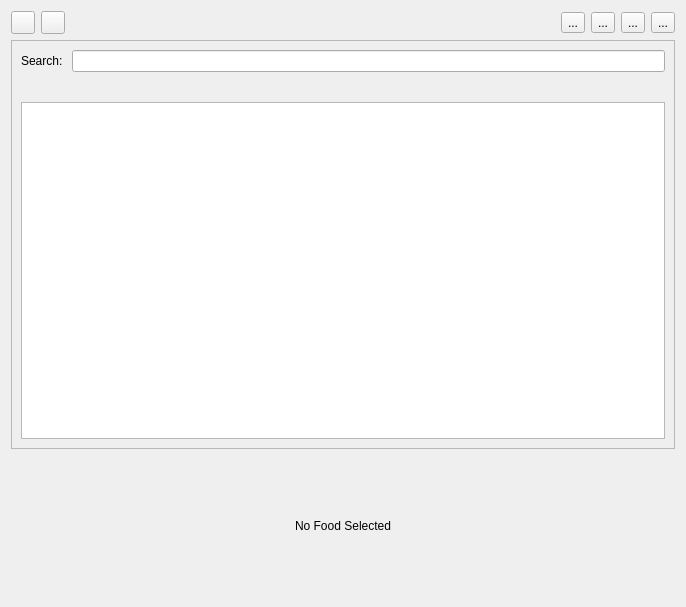
<?xml version="1.0" encoding="UTF-8"?>
<ui version="4.0">
 <class>FoodSearchWidget</class>
 <widget class="QWidget" name="FoodSearchWidget">
  <property name="geometry">
   <rect>
    <x>0</x>
    <y>0</y>
    <width>686</width>
    <height>607</height>
   </rect>
  </property>
  <property name="windowTitle">
   <string>FoodSearchWidget</string>
  </property>
  <layout class="QVBoxLayout" name="verticalLayout">
   <item>
    <layout class="QHBoxLayout" name="horizontalLayout">
     <item>
      <widget class="QToolButton" name="addFoodButton">
       <property name="toolTip">
        <string>Create New Food</string>
       </property>
       <property name="text">
        <string/>
       </property>
      </widget>
     </item>
     <item>
      <widget class="QToolButton" name="importFoodButton">
       <property name="toolTip">
        <string>Import Food</string>
       </property>
       <property name="text">
        <string/>
       </property>
      </widget>
     </item>
     <item>
      <spacer name="horizontalSpacer">
       <property name="orientation">
        <enum>Qt::Orientation::Horizontal</enum>
       </property>
       <property name="sizeHint" stdset="0">
        <size>
         <width>40</width>
         <height>20</height>
        </size>
       </property>
      </spacer>
     </item>
     <item>
      <widget class="QToolButton" name="editFoodButton">
       <property name="toolTip">
        <string>Edit Food</string>
       </property>
       <property name="text">
        <string>...</string>
       </property>
      </widget>
     </item>
     <item>
      <widget class="QToolButton" name="dupFoodButton">
       <property name="toolTip">
        <string>Duplicate Food</string>
       </property>
       <property name="text">
        <string>...</string>
       </property>
      </widget>
     </item>
     <item>
      <widget class="QToolButton" name="exportFoodButton">
       <property name="toolTip">
        <string>Duplicate Food</string>
       </property>
       <property name="text">
        <string>...</string>
       </property>
      </widget>
     </item>
     <item>
      <widget class="QToolButton" name="deleteFoodButton">
       <property name="toolTip">
        <string>Delete Food</string>
       </property>
       <property name="text">
        <string>...</string>
       </property>
      </widget>
     </item>
    </layout>
   </item>
   <item>
    <widget class="QFrame" name="frame">
     <property name="sizePolicy">
      <sizepolicy hsizetype="Preferred" vsizetype="Expanding">
       <horstretch>0</horstretch>
       <verstretch>4</verstretch>
      </sizepolicy>
     </property>
     <property name="frameShape">
      <enum>QFrame::Shape::StyledPanel</enum>
     </property>
     <property name="frameShadow">
      <enum>QFrame::Shadow::Raised</enum>
     </property>
     <layout class="QVBoxLayout" name="verticalLayout_2">
      <item>
       <layout class="QHBoxLayout" name="horizontalLayout_2">
        <item alignment="Qt::AlignmentFlag::AlignRight">
         <widget class="QLabel" name="label">
          <property name="text">
           <string>Search: </string>
          </property>
         </widget>
        </item>
        <item>
         <widget class="QLineEdit" name="searchLineEdit"/>
        </item>
       </layout>
      </item>
      <item>
       <widget class="QWidget" name="sourcesWidget" native="true">
        <layout class="QHBoxLayout" name="horizontalLayout_3"/>
       </widget>
      </item>
      <item>
       <widget class="QTableView" name="foodTableView">
        <property name="editTriggers">
         <set>QAbstractItemView::EditTrigger::NoEditTriggers</set>
        </property>
        <property name="selectionBehavior">
         <enum>QAbstractItemView::SelectionBehavior::SelectRows</enum>
        </property>
        <property name="verticalScrollMode">
         <enum>QAbstractItemView::ScrollMode::ScrollPerPixel</enum>
        </property>
        <property name="horizontalScrollMode">
         <enum>QAbstractItemView::ScrollMode::ScrollPerPixel</enum>
        </property>
        <attribute name="horizontalHeaderVisible">
         <bool>true</bool>
        </attribute>
        <attribute name="verticalHeaderVisible">
         <bool>false</bool>
        </attribute>
       </widget>
      </item>
     </layout>
    </widget>
   </item>
   <item>
    <widget class="QStackedWidget" name="foodDetailStack">
     <widget class="QWidget" name="page">
      <layout class="QHBoxLayout" name="horizontalLayout_4">
       <item alignment="Qt::AlignmentFlag::AlignHCenter">
        <widget class="QLabel" name="label_4">
         <property name="text">
          <string>No Food Selected</string>
         </property>
        </widget>
       </item>
      </layout>
     </widget>
     <widget class="QWidget" name="page_2">
      <layout class="QVBoxLayout" name="verticalLayout_3">
       <item>
        <widget class="QLabel" name="foodNameLabel">
         <property name="text">
          <string/>
         </property>
         <property name="textFormat">
          <enum>Qt::TextFormat::PlainText</enum>
         </property>
         <property name="alignment">
          <set>Qt::AlignmentFlag::AlignCenter</set>
         </property>
        </widget>
       </item>
       <item>
        <widget class="QFrame" name="frame_2">
         <property name="frameShape">
          <enum>QFrame::Shape::StyledPanel</enum>
         </property>
         <property name="frameShadow">
          <enum>QFrame::Shadow::Raised</enum>
         </property>
         <layout class="QGridLayout" name="gridLayout">
          <item row="1" column="4">
           <widget class="QLabel" name="carbsLabel">
            <property name="sizePolicy">
             <sizepolicy hsizetype="Expanding" vsizetype="Preferred">
              <horstretch>0</horstretch>
              <verstretch>0</verstretch>
             </sizepolicy>
            </property>
            <property name="text">
             <string/>
            </property>
           </widget>
          </item>
          <item row="1" column="1" alignment="Qt::AlignmentFlag::AlignRight">
           <widget class="QLabel" name="label_3">
            <property name="sizePolicy">
             <sizepolicy hsizetype="Preferred" vsizetype="Preferred">
              <horstretch>0</horstretch>
              <verstretch>0</verstretch>
             </sizepolicy>
            </property>
            <property name="text">
             <string>Protein:</string>
            </property>
           </widget>
          </item>
          <item row="1" column="6">
           <widget class="QLabel" name="fatLabel">
            <property name="sizePolicy">
             <sizepolicy hsizetype="Expanding" vsizetype="Preferred">
              <horstretch>0</horstretch>
              <verstretch>0</verstretch>
             </sizepolicy>
            </property>
            <property name="text">
             <string/>
            </property>
           </widget>
          </item>
          <item row="2" column="3" alignment="Qt::AlignmentFlag::AlignRight">
           <widget class="QLabel" name="label_16">
            <property name="sizePolicy">
             <sizepolicy hsizetype="Preferred" vsizetype="Preferred">
              <horstretch>0</horstretch>
              <verstretch>0</verstretch>
             </sizepolicy>
            </property>
            <property name="text">
             <string>Cholesterol:</string>
            </property>
           </widget>
          </item>
          <item row="1" column="3" alignment="Qt::AlignmentFlag::AlignRight">
           <widget class="QLabel" name="label_7">
            <property name="sizePolicy">
             <sizepolicy hsizetype="Preferred" vsizetype="Preferred">
              <horstretch>0</horstretch>
              <verstretch>0</verstretch>
             </sizepolicy>
            </property>
            <property name="text">
             <string>Carbs:</string>
            </property>
           </widget>
          </item>
          <item row="2" column="4">
           <widget class="QLabel" name="cholLabel">
            <property name="sizePolicy">
             <sizepolicy hsizetype="Expanding" vsizetype="Preferred">
              <horstretch>0</horstretch>
              <verstretch>0</verstretch>
             </sizepolicy>
            </property>
            <property name="text">
             <string/>
            </property>
           </widget>
          </item>
          <item row="2" column="5" alignment="Qt::AlignmentFlag::AlignRight">
           <widget class="QLabel" name="label_18">
            <property name="sizePolicy">
             <sizepolicy hsizetype="Preferred" vsizetype="Preferred">
              <horstretch>0</horstretch>
              <verstretch>0</verstretch>
             </sizepolicy>
            </property>
            <property name="text">
             <string>Saturated Fat:</string>
            </property>
           </widget>
          </item>
          <item row="2" column="6">
           <widget class="QLabel" name="satFatLabel">
            <property name="sizePolicy">
             <sizepolicy hsizetype="Expanding" vsizetype="Preferred">
              <horstretch>0</horstretch>
              <verstretch>0</verstretch>
             </sizepolicy>
            </property>
            <property name="text">
             <string/>
            </property>
           </widget>
          </item>
          <item row="1" column="2">
           <widget class="QLabel" name="proteinLabel">
            <property name="sizePolicy">
             <sizepolicy hsizetype="Expanding" vsizetype="Preferred">
              <horstretch>0</horstretch>
              <verstretch>0</verstretch>
             </sizepolicy>
            </property>
            <property name="text">
             <string/>
            </property>
           </widget>
          </item>
          <item row="0" column="2">
           <widget class="QLabel" name="energyLabel">
            <property name="sizePolicy">
             <sizepolicy hsizetype="Expanding" vsizetype="Preferred">
              <horstretch>0</horstretch>
              <verstretch>0</verstretch>
             </sizepolicy>
            </property>
            <property name="text">
             <string/>
            </property>
           </widget>
          </item>
          <item row="2" column="1" alignment="Qt::AlignmentFlag::AlignRight">
           <widget class="QLabel" name="label_14">
            <property name="sizePolicy">
             <sizepolicy hsizetype="Preferred" vsizetype="Preferred">
              <horstretch>0</horstretch>
              <verstretch>0</verstretch>
             </sizepolicy>
            </property>
            <property name="text">
             <string>Sugar:</string>
            </property>
           </widget>
          </item>
          <item row="0" column="3" alignment="Qt::AlignmentFlag::AlignRight">
           <widget class="QLabel" name="label_6">
            <property name="sizePolicy">
             <sizepolicy hsizetype="Preferred" vsizetype="Preferred">
              <horstretch>0</horstretch>
              <verstretch>0</verstretch>
             </sizepolicy>
            </property>
            <property name="text">
             <string>Water:</string>
            </property>
           </widget>
          </item>
          <item row="0" column="6">
           <widget class="QLabel" name="fiberLabel">
            <property name="sizePolicy">
             <sizepolicy hsizetype="Expanding" vsizetype="Preferred">
              <horstretch>0</horstretch>
              <verstretch>0</verstretch>
             </sizepolicy>
            </property>
            <property name="text">
             <string/>
            </property>
           </widget>
          </item>
          <item row="0" column="4">
           <widget class="QLabel" name="waterLabel">
            <property name="sizePolicy">
             <sizepolicy hsizetype="Expanding" vsizetype="Preferred">
              <horstretch>0</horstretch>
              <verstretch>0</verstretch>
             </sizepolicy>
            </property>
            <property name="text">
             <string/>
            </property>
           </widget>
          </item>
          <item row="0" column="5" alignment="Qt::AlignmentFlag::AlignRight">
           <widget class="QLabel" name="label_10">
            <property name="sizePolicy">
             <sizepolicy hsizetype="Preferred" vsizetype="Preferred">
              <horstretch>0</horstretch>
              <verstretch>0</verstretch>
             </sizepolicy>
            </property>
            <property name="text">
             <string>Fiber:</string>
            </property>
           </widget>
          </item>
          <item row="0" column="1" alignment="Qt::AlignmentFlag::AlignRight">
           <widget class="QLabel" name="label_2">
            <property name="sizePolicy">
             <sizepolicy hsizetype="Preferred" vsizetype="Preferred">
              <horstretch>0</horstretch>
              <verstretch>0</verstretch>
             </sizepolicy>
            </property>
            <property name="text">
             <string>Energy:</string>
            </property>
           </widget>
          </item>
          <item row="2" column="2">
           <widget class="QLabel" name="sugarLabel">
            <property name="sizePolicy">
             <sizepolicy hsizetype="Expanding" vsizetype="Preferred">
              <horstretch>0</horstretch>
              <verstretch>0</verstretch>
             </sizepolicy>
            </property>
            <property name="text">
             <string/>
            </property>
           </widget>
          </item>
          <item row="1" column="5" alignment="Qt::AlignmentFlag::AlignRight">
           <widget class="QLabel" name="label_12">
            <property name="sizePolicy">
             <sizepolicy hsizetype="Preferred" vsizetype="Preferred">
              <horstretch>0</horstretch>
              <verstretch>0</verstretch>
             </sizepolicy>
            </property>
            <property name="text">
             <string>Fat:</string>
            </property>
           </widget>
          </item>
          <item row="0" column="0">
           <spacer name="horizontalSpacer_2">
            <property name="orientation">
             <enum>Qt::Orientation::Horizontal</enum>
            </property>
            <property name="sizeHint" stdset="0">
             <size>
              <width>0</width>
              <height>0</height>
             </size>
            </property>
           </spacer>
          </item>
          <item row="1" column="7">
           <spacer name="horizontalSpacer_3">
            <property name="orientation">
             <enum>Qt::Orientation::Horizontal</enum>
            </property>
            <property name="sizeHint" stdset="0">
             <size>
              <width>0</width>
              <height>0</height>
             </size>
            </property>
           </spacer>
          </item>
         </layout>
        </widget>
       </item>
       <item>
        <layout class="QHBoxLayout" name="horizontalLayout_5">
         <item>
          <widget class="QSpinBox" name="measureSpinBox">
           <property name="sizePolicy">
            <sizepolicy hsizetype="Preferred" vsizetype="Fixed">
             <horstretch>0</horstretch>
             <verstretch>0</verstretch>
            </sizepolicy>
           </property>
           <property name="alignment">
            <set>Qt::AlignmentFlag::AlignRight|Qt::AlignmentFlag::AlignTrailing|Qt::AlignmentFlag::AlignVCenter</set>
           </property>
           <property name="buttonSymbols">
            <enum>QAbstractSpinBox::ButtonSymbols::NoButtons</enum>
           </property>
           <property name="maximum">
            <number>1000000025</number>
           </property>
          </widget>
         </item>
         <item>
          <widget class="QComboBox" name="measureComboBox">
           <property name="sizePolicy">
            <sizepolicy hsizetype="Expanding" vsizetype="Fixed">
             <horstretch>0</horstretch>
             <verstretch>0</verstretch>
            </sizepolicy>
           </property>
          </widget>
         </item>
         <item>
          <widget class="QPushButton" name="addServingButton">
           <property name="text">
            <string>Add</string>
           </property>
          </widget>
         </item>
        </layout>
       </item>
      </layout>
     </widget>
    </widget>
   </item>
  </layout>
 </widget>
 <resources/>
 <connections/>
</ui>
